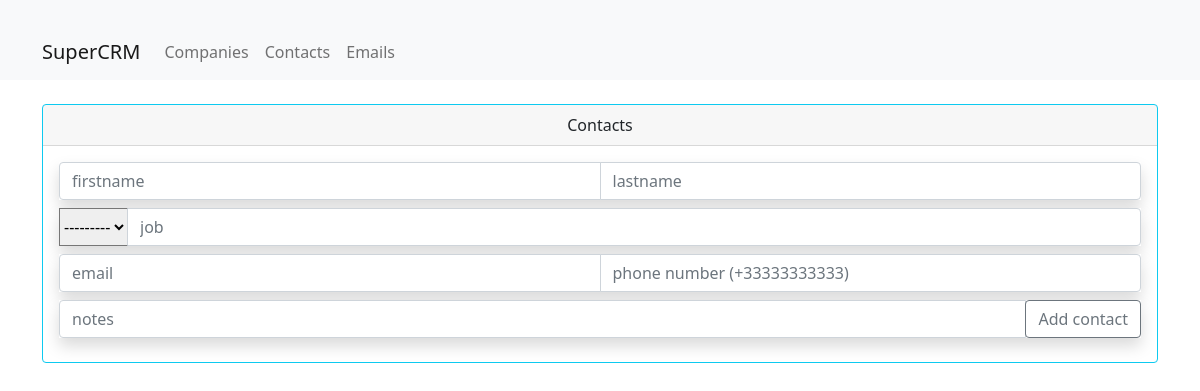
/contacts, run on an earlier commit of the app's database.
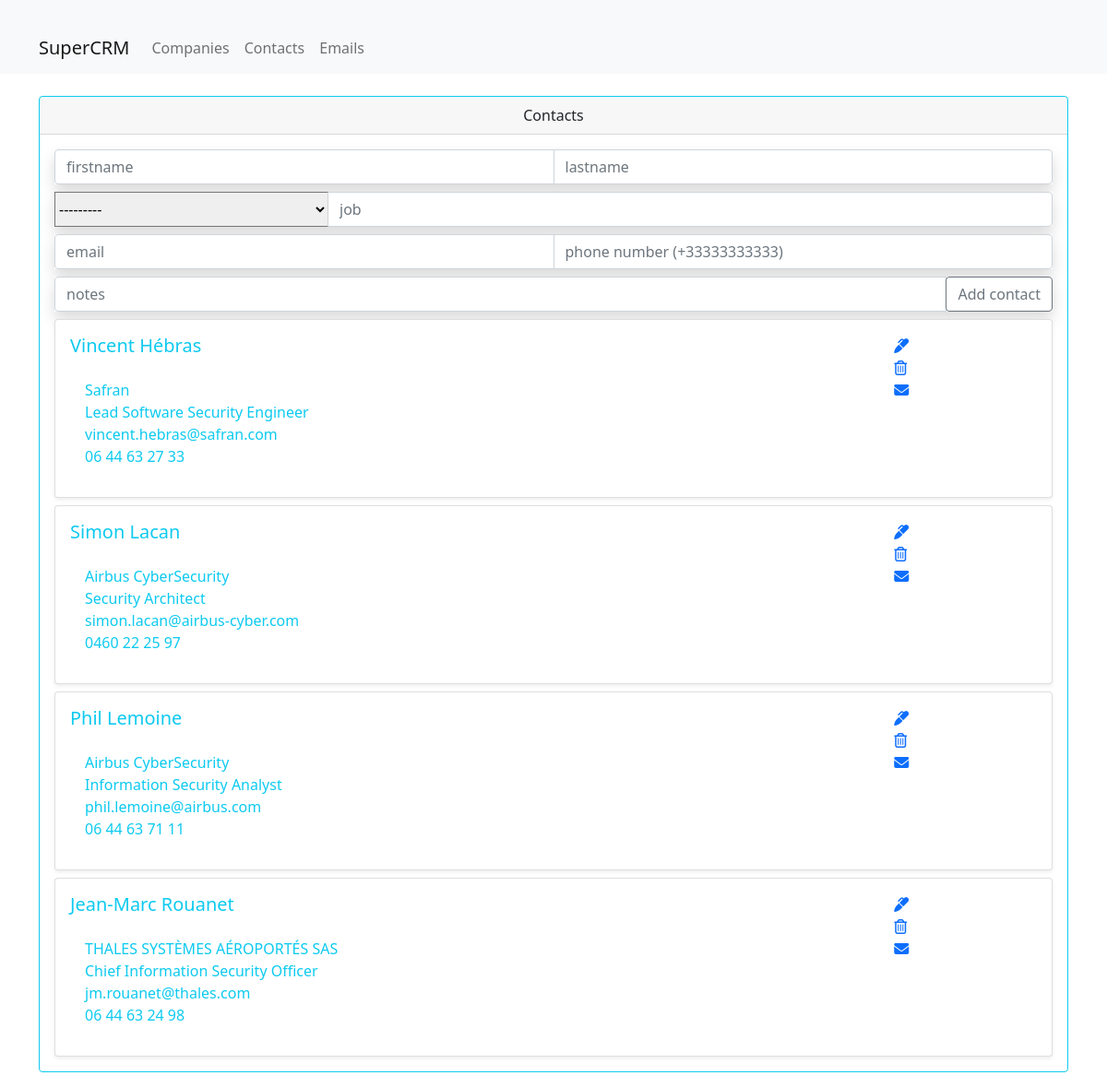
And on a later commit of the database.
### contacts/models.py (models this page shows, shortened)
class Contact(models.Model):
    contact_first_name = models.CharField(max_length=255)
    contact_last_name = models.CharField(max_length=255)
    contact_company = models.ForeignKey(Company, on_delete=models.CASCADE, null=True)
    contact_job = models.CharField(blank=True, max_length=255, null=True)
    contact_email = models.EmailField(blank=True, max_length=45, null=True)
    contact_phone = models.CharField(blank=True, max_length=45, null=True)
    contact_notes = models.TextField(blank=True, null=True)
    contact_created_on = models.DateTimeField(auto_now_add=True)
    class Meta:
        ordering = ["contact_last_name"]

### companies/models.py (models this page shows)
class Company(models.Model):
    company_name = models.CharField(max_length=255)
    company_adress = models.CharField(blank=True, max_length=255)
    company_zip_code = models.CharField(blank=True, max_length=100)
    company_city = models.CharField(blank=True, max_length=255)
    company_email = models.EmailField(blank=True)
    company_phone = models.CharField(blank=True, max_length=45, null=True)
    company_notes = models.TextField(blank=True,null=True)
    company_created_on = models.DateTimeField(auto_now_add=True)
    class Meta:
        ordering = ["company_name"]
    def __str__(self):
        return self.company_name

### contacts/views.py (the view)
# urls.py: path('contacts', views.listContact, name="List_Contacts"),
def listContact(request):
    contacts = Contact.objects.all()
    form = ContactForm()
    context = {
        'contacts' : contacts,
        'form' : form
    }
    return render(request, 'contacts/index.html', context)

### contacts/templates/contacts/index.html (shortened to what this page needs)
<!DOCTYPE html>
<html lang="en">
    <head>
        <link href="https://cdn.jsdelivr.net/npm/bootstrap@5.0.0/dist/css/bootstrap.min.css" rel="stylesheet">
    </head>
    <body>
        <nav class="navbar navbar-expand-lg navbar-light bg-light">
            <div class="container mt-4">
                <a class="navbar-brand" href="http://127.0.0.1:8000">
                    SuperCRM
                </a>
                <div class="collapse navbar-collapse" id="navbarSupportedContent">
                    <ul class="navbar-nav mr-auto">
                        <a class="nav-link" href="http://127.0.0.1:8000/companies">Companies </a>
                    </ul>
                    <ul class="navbar-nav mr-auto">
                        <a class="nav-link" href="http://127.0.0.1:8000/contacts">Contacts </a>
                    </ul>
                    <ul class="navbar-nav mr-auto">
                        <a class="nav-link" href="http://127.0.0.1:8000/emails">Emails </a>
                    </ul>
                </div>
            </div>
        </nav>
        <div class="container mt-4">
            <div class="row">
                <div class="col-12">
                    <div class="card border-info mb-3" >
                        <div class="card-header text-center">Contacts</div>
                            <div class="card-body text-info">
                                {% if updateForm %}
                                    {% include 'contacts/updateform.html' %}
                                {% else %}
                                    {% include 'contacts/addform.html' %}
                                {% endif %}
                                {% for contact in contacts %}
                                    {% include 'contacts/contactdisplay.html' %}
                                {% endfor %}
                            </div>
                        </div>
                    </div>
                </div>
            </div>
    </body>
</html>

### contacts/templates/contacts/addform.html (shortened to what this page needs)
<form action="{% url 'contacts:Add_Contact' %}" method="post">
    <div class="input-group mb-2 shadow bg-white">
        {{ form.contact_first_name }}
        {{ form.contact_last_name }}
    </div>
    <div class="input-group mb-2 shadow bg-white">
        {{ form.contact_company }}
        {{ form.contact_job }}
    </div>
    <div class="input-group mb-2 shadow bg-white">
        {{ form.contact_email }}
        {{ form.contact_phone }}
    </div>
    <div class="input-group mb-2 shadow bg-white">
        {{ form.contact_notes }}
        <div class="input-group-append">
            <button class="btn btn-outline-secondary" type="submit" id="button-addon2">Add contact</button>
        </div>
    </div>
</form>

### contacts/templates/contacts/contactdisplay.html (shortened to what this page needs)
<div class="card mt-2 shadow-sm">
    <div class="card-body">
        <div class="row">
            <div class="col-10">
                <h5 class="card-title">
                    {{ contact.contact_first_name }}
                    {{ contact.contact_last_name }}
                </h5>
                <div class="card-body text-info">
                    <div>{{ contact.contact_company }}</div>
                    <div>{{ contact.contact_job }}</div>
                    <div>{{ contact.contact_email }}</div>
                    <div>{{ contact.contact_phone }}</div>
                </div>
            </div>
            <div class="col-1 close">
                <div class="col-1">
                    <a href="{% url 'contacts:Update_Contact' contact.id %}">
                        <i class="fas fa-marker"></i>
                    </a>
                </div>
                <div class="col-1">
                    <a href="{% url 'contacts:Delete_Contact' contact.id %}">
                        <i class="fa fa-trash-o" aria-hidden="true"></i>
                    </a>
                </div>
                <div class="col-1">
                    <a href="{% url 'emails:Filter_Email_From_Contact' contact.id %}">
                        <i class="fa fa-envelope" aria-hidden="true"></i>
                    </a>
                </div>
            </div>
        </div>
    </div>
</div>

What changed in the data, as far as the page shows it:
added Contact: contact_first_name "Vincent", contact_last_name "Hébras", contact_company "Safran", contact_job "Lead Software Security Engineer", contact_email "vincent.hebras@safran.com", contact_phone "06 44 63 27 33"
added Contact: contact_first_name "Simon", contact_last_name "Lacan", contact_company "Airbus CyberSecurity", contact_job "Security Architect", contact_email "simon.lacan@airbus-cyber.com", contact_phone "0460 22 25 97"
added Contact: contact_first_name "Phil", contact_last_name "Lemoine", contact_company "Airbus CyberSecurity", contact_job "Information Security Analyst", contact_email "phil.lemoine@airbus.com", contact_phone "06 44 63 71 11"
added Contact: contact_first_name "Jean-Marc", contact_last_name "Rouanet", contact_company "THALES SYSTÈMES AÉROPORTÉS SAS", contact_job "Chief Information Security Officer", contact_email "jm.rouanet@thales.com", contact_phone "06 44 63 24 98"
